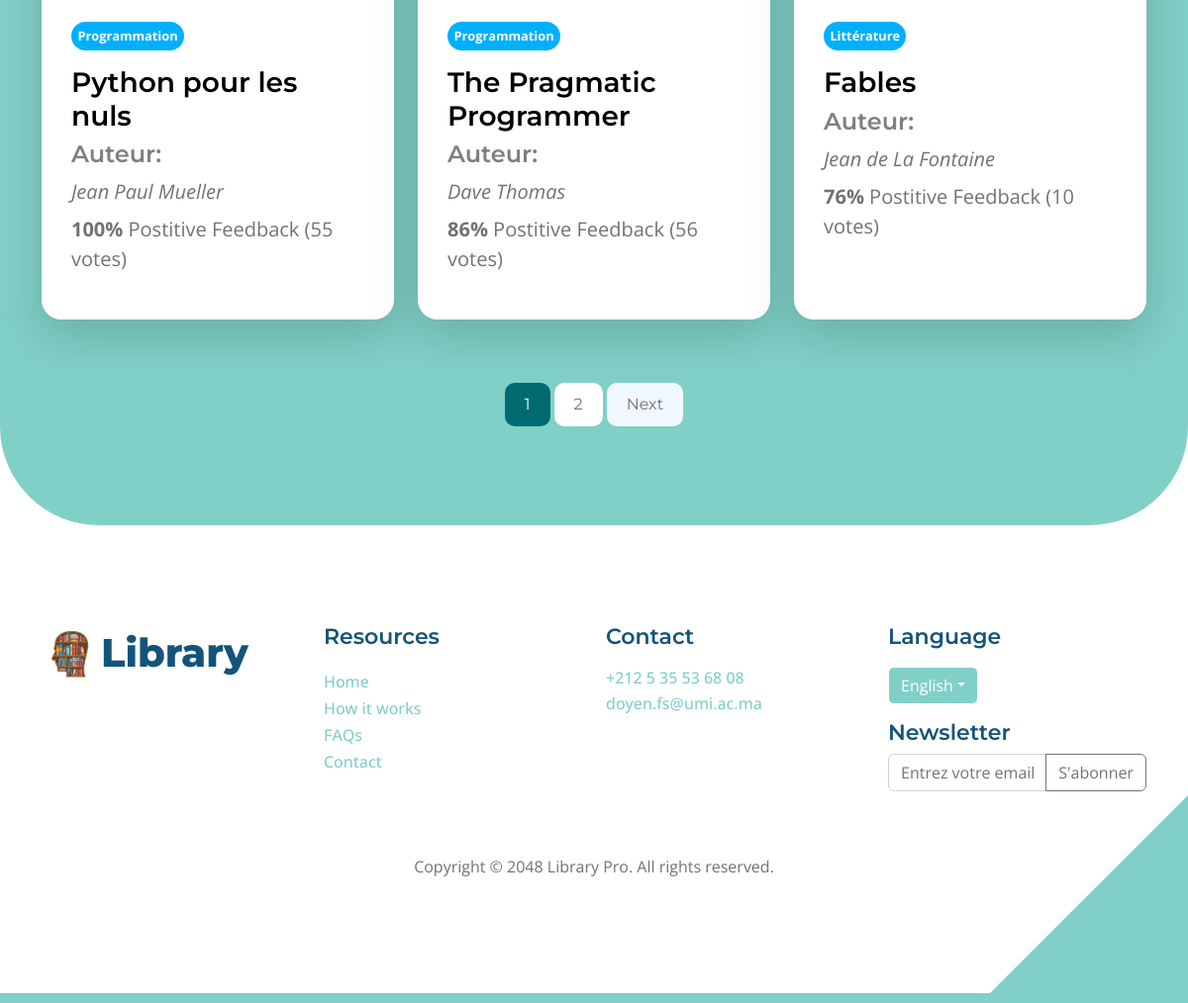
The app's page /browse (lower part), older data.
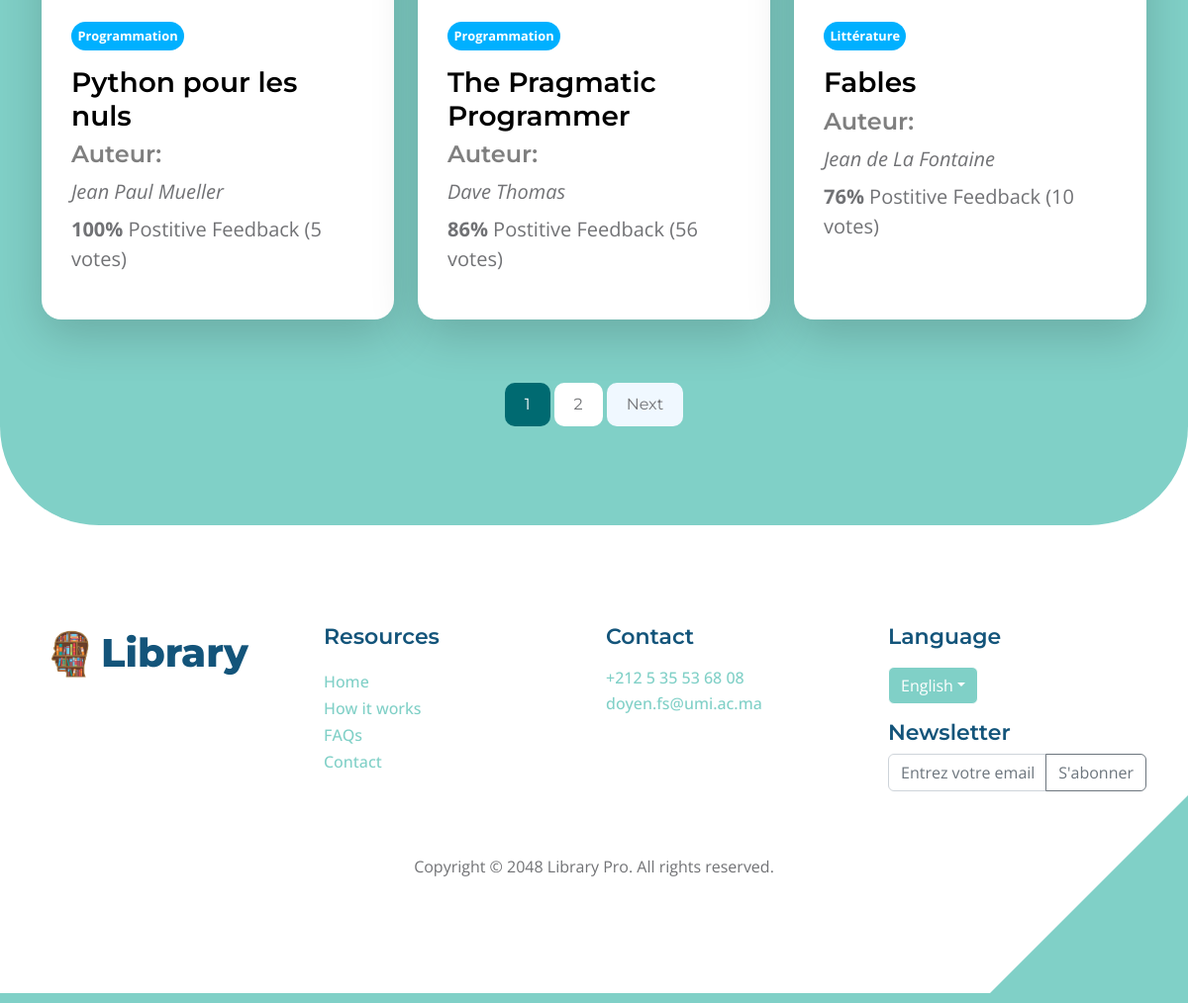
The same page, newer data.
### ouvrages/models.py (models this page shows, shortened)
class Ouvrage(models.Model):
    id = models.UUIDField(default=uuid.uuid4, unique=True, primary_key=True, editable=False)
    titre = models.CharField(max_length=200)
    auteurs = models.ManyToManyField('Auteur', blank=True)
    featured_image = models.ImageField(null=True, blank=True, default="default.jpg")
    description = models.TextField(blank=True)
    categories = models.ManyToManyField('Categorie', blank=True)
    recommended = models.BooleanField(default=False, blank=True)
    exemplaires_total = models.IntegerField(default=0, null=True, blank=True)
    vote_total = models.IntegerField(default=0, null=True, blank=True)
    vote_ratio = models.IntegerField(default=0, null=True, blank=True)
    date_achat = models.DateTimeField(auto_now_add=True)
    class Meta:
        ordering = ['-vote_ratio', '-vote_total', 'titre']

### ouvrages/views.py (the view)
# urls.py: path('browse', views.browse, name="browse"),
def browse(request):
    ouvrages, search_query = searchOuvrages(request)
    ouvrage_count = ouvrages.count()  # Count before pagination
    custom_range, paginated_ouvrages = paginateOuvrages(request, ouvrages, 3)
    categories = Categorie.objects.all()
    context = {
        'ouvrages': paginated_ouvrages,
        'categories': categories,
        'ouvrage_count': ouvrage_count,
        'search_query': search_query,
        'custom_range': custom_range,
    }
    return render(request, 'ouvrages/browse-ouvrages.html', context)

### ouvrages/models.py (called while the page is built)
    def __str__(self):
        return self.name

    def __str__(self):
        return f"{self.nomComplet}"

### ouvrages/utils.py (called while the page is built)
def paginateOuvrages(request, ouvrages, results):
    page = request.GET.get('page')
    paginator = Paginator(ouvrages, results)
    try:
        ouvrages = paginator.page(page)
    except PageNotAnInteger:
        page = 1
        ouvrages = paginator.page(page)
    except EmptyPage:
        page = paginator.num_pages
        ouvrages = paginator.page(page)
    leftIndex = (int(page) - 4)
    if leftIndex < 1:
        leftIndex = 1
    rightIndex = (int(page) + 5)
    if rightIndex > paginator.num_pages:
        rightIndex = paginator.num_pages + 1
    custom_range = range(leftIndex, rightIndex)
    return custom_range, ouvrages

### ouvrages/templates/ouvrages/browse-ouvrages.html (shortened to what this page needs)
{% extends "main.html" %}
{% block content%}
{% load static %}
<section class="featured-section" id="main">
    <div class="container">
        <div class="row justify-content-center">
            {%for ouvrage in ouvrages%}
                <div class="col-lg-4 col-md-6 col-12 mb-4 mb-lg-4">
                    <div class="custom-block bg-white shadow-lg">
                        <a href="{% url 'ouvrages:ouvrage' ouvrage.id%}">
                            <div class="d-flex">
                                <div>
                                    {%for categorie in ouvrage.categories.all%}
                                    <span class="tag bg-design me-1 mb-lg-3">{{categorie}}</span>
                                    {%endfor%}
                                    <h4 class="mb-2 text-black">{{ouvrage.titre}}</h4>
                                    <h5 class="text-black-50">Auteur{{ ouvrage.auteurs.all.count|pluralize:"s" }}:</h5>
                                    <p class="mb-0 fst-italic mb-2">
                                        {% if ouvrage.auteurs.all.count == 1 %}
                                            {% for auteur in ouvrage.auteurs.all %}
                                                {{ auteur }}
                                            {% endfor %}
                                        {% endif %}
                                    </p>
                                        <p class="">
                                            <span style="font-weight: bold;">{{ouvrage.vote_ratio}}%</span> Postitive
                                            Feedback ({{ouvrage.vote_total}} vote{{ ouvrage.vote_total|pluralize:"s" }})
                                        </p>
                                </div>
                            </div>
                        </a>
                    </div>
                </div>
            {%endfor%}
        </div>
        <div class="col-lg-12 col-12">
            {% if ouvrages.has_other_pages %}
            <nav aria-label="Page navigation example">
                <ul class="pagination justify-content-center mb-0">
                    {% for page in custom_range %}
                    {% if page == ouvrages.number%}
                    <li class="page-item active" aria-current="page">
                        <a class="page-link" href="?page={{page}}">{{page}}</a>
                    </li>
                    {% else %}
                    <li class="page-item">
                        <a class="page-link" href="?page={{page}}">{{page}}</a>
                    </li>
                    {% endif %}
                    {% endfor %}
                    {% if ouvrages.has_next %}
                    <li class="page-item">
                        <a class="page-link" href="?page={{ouvrages.next_page_number}}" aria-label="Next">
                            <span aria-hidden="true">Next</span>
                        </a>
                    </li>
                    {% endif %}
                </ul>
            </nav>
            {% endif %}
        </div>
    </div>
</section>
{% endblock content%}

Row changes from the older to the newer data that the page shows:
changed Ouvrage "Python pour les nuls": vote_total "55" → "5"
